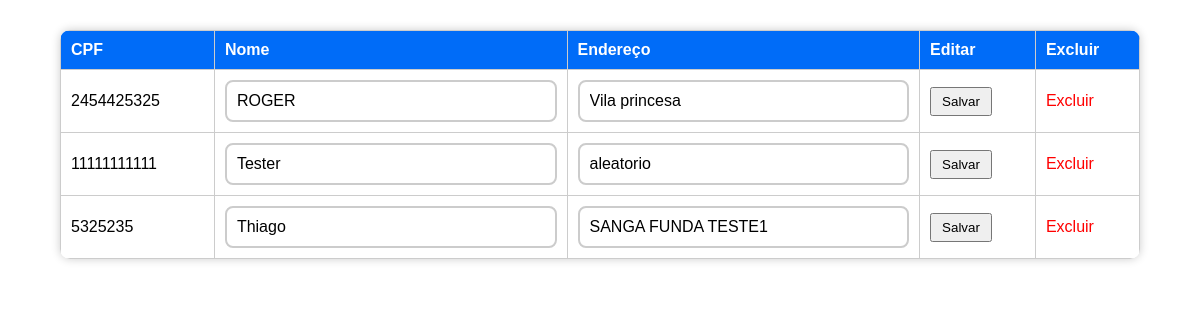
Screenshot of /listar_clientes.php (signed in) with the database file from the repository.
### tables this page shows
CREATE TABLE `tbcliente` (
  `cliente_cpf` char(11) NOT NULL,
  `cliente_nome` varchar(100) DEFAULT NULL,
  `cliente_endereco` varchar(100) DEFAULT NULL
);

### classes/cliente.php (called while the page is built, shortened)
<?php
class Cliente {
    public static function listar($pdo) {
        $stmt = $pdo->query("SELECT * FROM tbcliente ORDER BY cliente_nome");
        return $stmt->fetchAll(PDO::FETCH_ASSOC);
    }
}

### listar_clientes.php (the view, shortened to what this page needs)
<?php
require 'db/conexao.php';
require 'classes/Cliente.php';
$clientes = Cliente::listar($pdo);
?>
<!DOCTYPE html>
<html lang="pt-BR">
<head>
    <link rel="stylesheet" href="css/style.css">
</head>
<body>
<table>
    <tr>
        <th>CPF</th>
        <th>Nome</th>
        <th>Endereço</th>
        <th>Editar</th>
        <th>Excluir</th>
    </tr>
    <?php foreach($clientes as $c): ?>
        <tr>
            <form method="post">
                <td><?= htmlspecialchars($c['cliente_cpf']) ?>
                </td>
                <td>
                    <input type="text" name="cliente_nome" value="<?= htmlspecialchars($c['cliente_nome']) ?>">
                </td>
                <td>
                    <input type="text" name="cliente_endereco" value="<?= htmlspecialchars($c['cliente_endereco']) ?>">
                </td>
                <td>
                    <button type="submit" name="editar">Salvar</button>
                </td>
                <td>
                    <a href="?deletar=<?= $c['cliente_cpf'] ?>" class="btn-delete"
                       onclick="return confirm('Deseja realmente excluir este cliente?')">Excluir</a>
                </td>
            </form>
        </tr>
    <?php endforeach; ?>
</table>
</body>
</html>

### css/Style.css (style rules this page uses)
* { box-sizing: border-box; font-family:Arial, Helvetica, sans-serif; }
body { background: linear-gradient(120deg, #0065c4); margin: 0; padding: 0; }
form { background-color: #ffffffcc; width: 90%; max-width: 500px; margin: 30px auto; padding: 30px; border-radius: 15px; box-shadow: 0 0 15px rgba(0,0,0,0.1); }
input, textarea, select { width: 100%; padding: 10px; border: 2px solid #ccc; border-radius: 8px; font-size: 16px; background-color: #fff; transition: border-color 0.3s ease; }
table { width: 90%; margin: 30px auto; border-collapse: collapse; background-color: #ffffffcc; box-shadow: 0 0 10px rgba(0,0,0,0.2); border-radius: 10px; overflow: hidden; }
th, td { padding: 12px 15px; text-align: center; border-bottom: 1px solid #ddd; }
th { background-color: #0019f8; color: white; font-weight: bold; }
table { width:90%; margin:20px auto; border-collapse:collapse; }
th, td { padding:8px; border:1px solid #ccc; text-align:left; }
th { background:#006cf8; color:#fff; }

### listar_clientes.php (style rules this page uses)
table { width: 90%; margin: 30px auto; border-collapse: collapse; }
th, td { border: 1px solid #ccc; padding: 10px; text-align: left; }
input[type="text"] { width: 100%; box-sizing: border-box; }
button { padding: 5px 10px; margin: 0; }
.btn-delete { color: red; text-decoration: none; }

### rows the page displays
tbcliente: cliente_cpf "2454425325", cliente_nome "ROGER", cliente_endereco "Vila princesa"
tbcliente: cliente_cpf "11111111111", cliente_nome "Tester", cliente_endereco "aleatorio"
tbcliente: cliente_cpf "5325235", cliente_nome "Thiago", cliente_endereco "SANGA FUNDA TESTE1"
